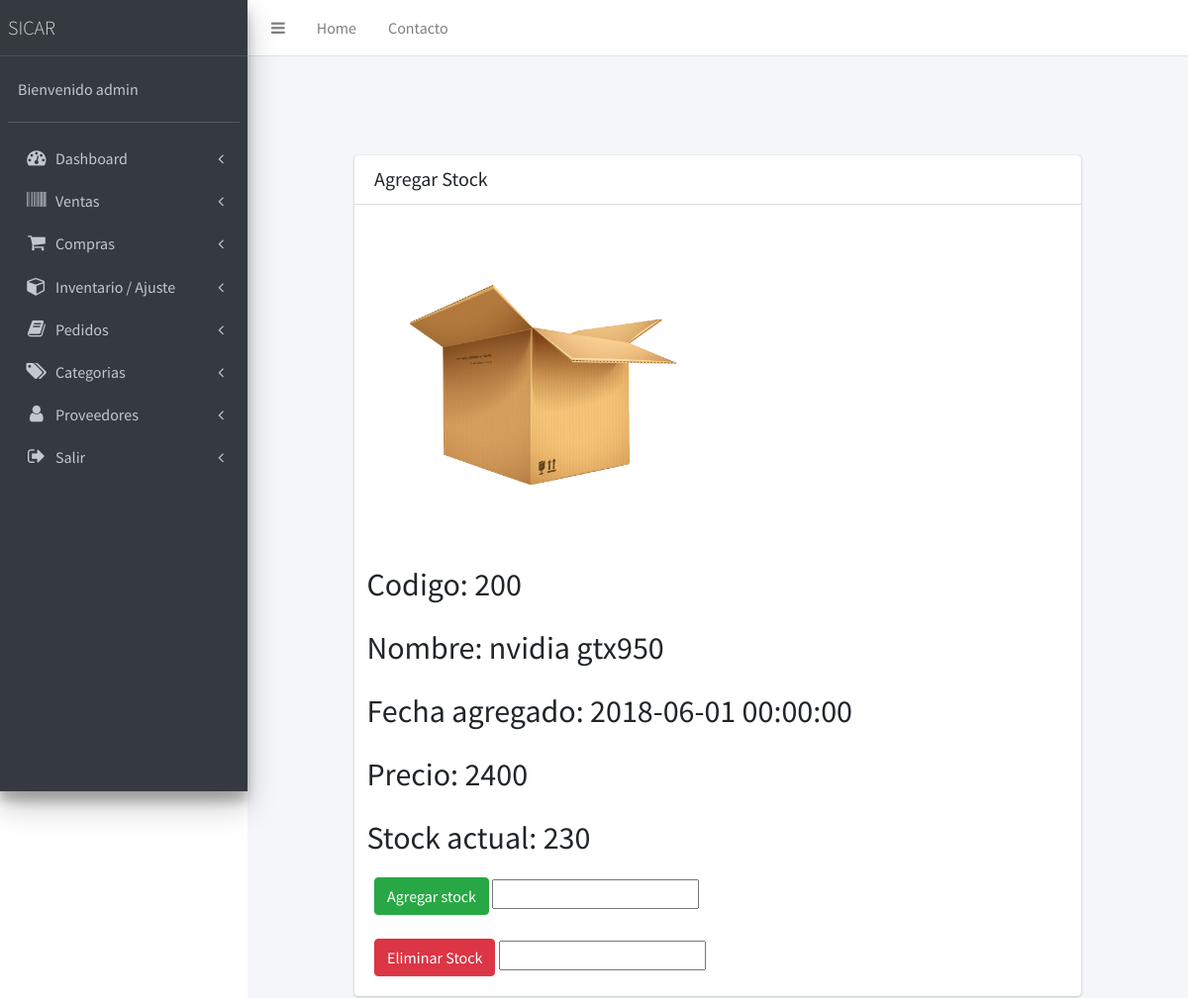
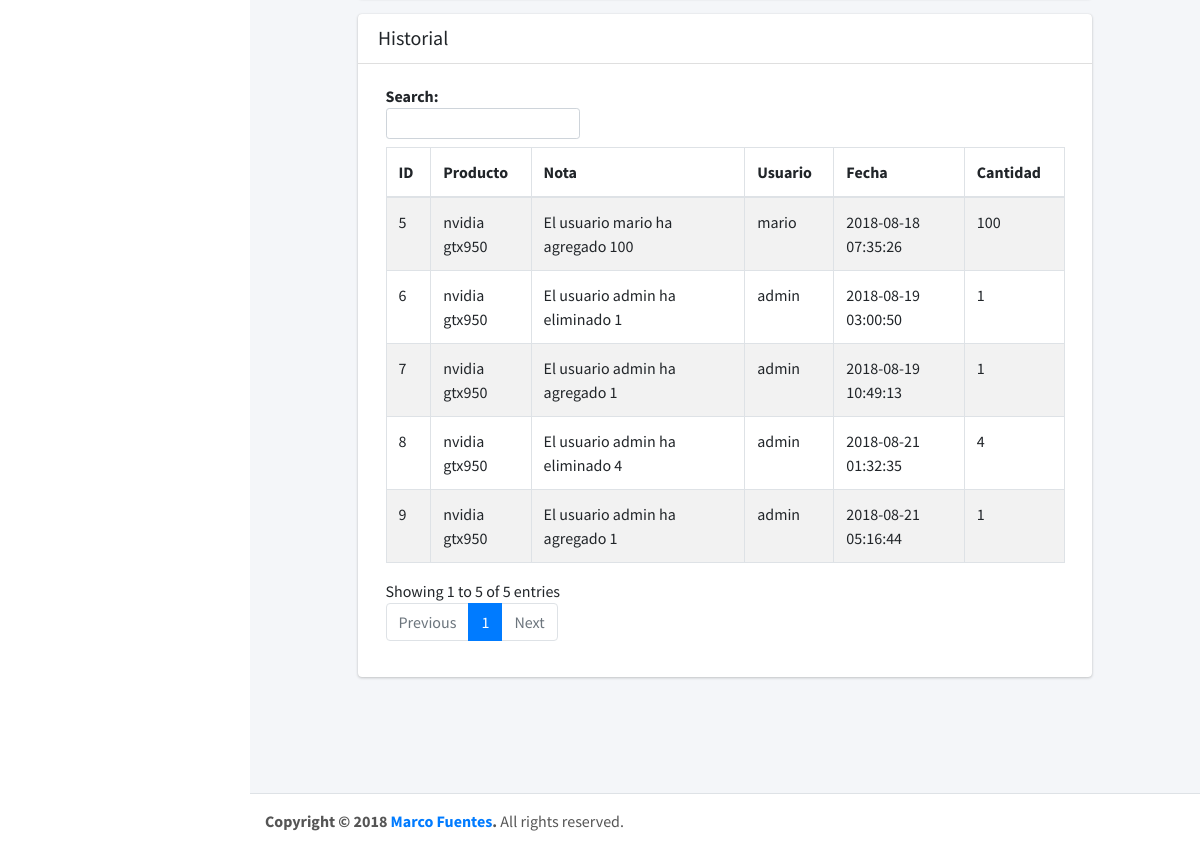
Page /index.php?action=stock-historial&idProducto=1 (signed in) on the committed database (2 pictures, top to bottom).
### tables this page shows
CREATE TABLE `productos` (
  `id` int(11) NOT NULL,
  `codigo_producto` int(11) NOT NULL,
  `nombre` varchar(100) NOT NULL,
  `descripcion` varchar(200) NOT NULL,
  `date_added` datetime NOT NULL,
  `precio_producto` int(11) NOT NULL,
  `precio_compra` int(11) NOT NULL,
  `utilidad` int(11) NOT NULL,
  `cantidad_stock` int(11) NOT NULL,
  `id_categoria` int(11) NOT NULL
);

CREATE TABLE `historial` (
  `id` int(11) NOT NULL,
  `id_producto` int(11) NOT NULL,
  `nota` varchar(150) NOT NULL,
  `usuario` varchar(40) NOT NULL,
  `fecha` datetime NOT NULL,
  `cantidad` int(11) NOT NULL
);

### index.php (called while the page is built, shortened)
<?php
require_once "models/crudProductos.php";
require_once "controllers/productsController.php";
$mvc = new ProductsController();
$mvc -> template();
?>

### models/conexion.php (called while the page is built)
<?php
class Conexion{
	public static function conectar(){
		$link = new PDO("mysql:host=localhost;dbname=sicar","root","SANCHEZ55");
        return $link;
	}
}

### models/crudProductos.php (called while the page is built, shortened)
<?php
	require_once("conexion.php");
	class DatosProd extends Conexion{
        public static function historyListModel($table, $idP){
            $statement = Conexion::conectar()->prepare("SELECT * FROM $table WHERE id_producto = :idP");
            $statement->bindParam(":idP", $idP, PDO::PARAM_INT);
            $statement->execute();
            return $statement->fetchAll();
        }
        public static function getProductModel($table, $idP){
            $statement = Conexion::conectar()->prepare("SELECT * FROM $table WHERE id = :id");
            $statement->bindParam(":id", $idP, PDO::PARAM_INT);
            $statement->execute();
            return $statement->fetch();
        }
	}
?>

### controllers/productsController.php (the view, shortened to what this page needs)
<?php
	class ProductsController{
		public function template(){
			include "views/template.php";
		}
		public function productsLinks(){
			if(isset($_GET["action"])){
				$link = $_GET["action"];
			}else{
				$link = "index";
			}
			$resp = Pages::linkPagesM($link);
			include $resp;
		}
        public static function historyListController($idP){
            $respuesta = DatosProd::historyListModel("historial", $idP);
            foreach($respuesta as $row => $item){
                $product = DatosProd::getProductModel("productos", $item["id_producto"]);
                echo'<tr>
                        <td>'.$item["id"].'</td>
                        <td>'.$product["nombre"].'</td>
                        <td>'.$item["nota"].'</td>
                        <td>'.$item["usuario"].'</td>
                        <td>'.$item["fecha"].'</td>
                        <td>'.$item["cantidad"].'</td>
                    </tr>';
            }
        }
	}
?>

### views/template.php (shortened to what this page needs)
<!DOCTYPE html>
<html lang="en">
<head>
    <link rel="stylesheet" href="views/plugins/font-awesome/css/font-awesome.min.css">
    <link rel="stylesheet" href="https://code.ionicframework.com/ionicons/2.0.1/css/ionicons.min.css">
    <link rel="stylesheet" href="views/dist/css/adminlte.min.css">
    <link rel="stylesheet" href="views/plugins/iCheck/flat/blue.css">
    <link rel="stylesheet" href="views/plugins/morris/morris.css">
    <link rel="stylesheet" href="views/plugins/jvectormap/jquery-jvectormap-1.2.2.css">
    <link rel="stylesheet" href="views/plugins/datepicker/datepicker3.css">
    <link rel="stylesheet" href="views/plugins/daterangepicker/daterangepicker-bs3.css">
    <link rel="stylesheet" href="views/plugins/bootstrap-wysihtml5/bootstrap3-wysihtml5.min.css">
    <link rel="stylesheet" href="views/dist/js/plugins/sweetalert/sweetalert.css">
</head>
<body class="hold-transition sidebar-mini">
<div class="wrapper">
        <?php
        if($_SESSION["validar"] == true){
            require_once "modules/menus.php";
        }
        $mvc = new ProductsController();
        $mvc -> productsLinks();
         ?>
<?php
        if($_SESSION["validar"] == true){
            require_once "modules/footer.php";
        }
?>
</body>
</html>

### views/modules/menus.php
<nav class="main-header navbar navbar-expand bg-white navbar-light border-bottom">
    <ul class="navbar-nav">
        <li class="nav-item">
            <a class="nav-link" data-widget="pushmenu" href="#"><i class="fa fa-bars"></i></a>
        </li>
        <li class="nav-item d-none d-sm-inline-block">
            <a href="index.php?action=dashboard" class="nav-link">Home</a>
        </li>
        <li class="nav-item d-none d-sm-inline-block">
            <a href="mailto:marqo.fe@gmail.com" class="nav-link">Contacto</a>
        </li>
    </ul>
</nav>
<aside class="main-sidebar sidebar-dark-primary elevation-4">
    <a href="index.php?action=dashboard" class="brand-link">
        <span class="brand-text font-weight-light center">SICAR</span>
    </a>
    <div class="sidebar">
        <div class="user-panel mt-3 pb-3 mb-3 d-flex">
            <div class="info">
                <a href="#" class="d-block">Bienvenido <?php echo $_SESSION["usuario"]; ?></a>
            </div>
        </div>
        <nav class="mt-2">
            <ul class="nav nav-pills nav-sidebar flex-column" data-widget="treeview" role="menu" data-accordion="false">
                <li class="nav-item">
                    <a href="index.php?action=dashboard" class="nav-link">
                        <i class="nav-icon fa fa-dashboard"></i>
                        <p>
                            Dashboard
                            <i class="right fa fa-angle-left"></i>
                        </p>
                    </a>
                </li>
                <li class="nav-item">
                    <a href="index.php?action=ventas" class="nav-link">
                        <i class="nav-icon fa fa-barcode"></i>
                        <p>
                            Ventas
                            <i class="right fa fa-angle-left"></i>
                        </p>
                    </a>
                </li>
                <li class="nav-item">
                    <a href="index.php?action=compras" class="nav-link">
                        <i class="nav-icon fa fa-shopping-cart"></i>
                        <p>
                            Compras
                            <i class="right fa fa-angle-left"></i>
                        </p>
                    </a>
                </li>
                <li class="nav-item">
                    <a href="index.php?action=inventario" class="nav-link">
                        <i class="nav-icon fa fa-cube"></i>
                        <p>
                            Inventario / Ajuste
                            <i class="right fa fa-angle-left"></i>
                        </p>
                    </a>
                </li>
                <li class="nav-item">
                    <a href="index.php?action=pedidos" class="nav-link">
                        <i class="nav-icon fa fa-book"></i>
                        <p>
                            Pedidos
                            <i class="right fa fa-angle-left"></i>
                        </p>
                    </a>
                </li>
                <li class="nav-item">
                    <a href="index.php?action=categorias" class="nav-link">
                        <i class="nav-icon fa fa-tags"></i>
                        <p>
                            Categorias
                            <i class="right fa fa-angle-left"></i>
                        </p>
                    </a>
                </li>
                <li class="nav-item">
                    <a href="index.php?action=usuarios" class="nav-link">
                        <i class="fa fa-user nav-icon"></i>
                        <p>
                            Proveedores
                            <i class="right fa fa-angle-left"></i>
                        </p>
                    </a>
                </li>
                <li class="nav-item">
                    <a href="index.php?action=salir" class="nav-link">
                        <i class="fa fa-sign-out nav-icon"></i>
                        <p>
                            Salir
                            <i class="right fa fa-angle-left"></i>
                        </p>
                    </a>
                </li>
            </ul>
        </nav>
    </div>
</aside>

### views/modules/stock-historial.php (shortened to what this page needs)
<?php
$idP = $_GET["idProducto"];
$producto = DatosProd::getProductModel("productos", $idP);
$vistaStock = new ProductsController();
?>
<div class="content-wrapper">
    <section class="content">
        <div class="container-fluid" style="padding: 100px 100px;">
            <div class="card">
                <div class="card-header">
                    <div class="row">
                        <div class="col-md-10">
                            <h3 class="card-title" style="display: inline-block;">Agregar Stock</h3>
                        </div>
                    </div>
                </div>
                <div class="card-body" >
                    <div class="row">
                        <img src="views/modules/box.png" width="300px" height="300px" style="display: inline-block; float: left; margin: 20px">
                        <div style="display: inline-block; float: left;">
                            <p style=" font-size: xx-large">Codigo: <?php echo $producto["codigo_producto"]?></p>
                            <p style=" font-size: xx-large">Nombre: <?php echo $producto["nombre"]?></p>
                            <p style="font-size: xx-large">Fecha agregado: <?php echo $producto["date_added"]?></p>
                            <p style="font-size: xx-large">Precio: <?php echo $producto["precio_producto"]?></p>
                            <p style="font-size: xx-large">Stock actual: <?php echo $producto["cantidad_stock"]?></p>
                        </div>
                    </div>
                    <div>
                        <form method='post' role='form'>
                            <button class="btn btn-success" >Agregar stock</button>
                            <input name="addStock" type="text" required>
                        </form>
                        <?php
                        $vistaStock -> addStockController();
                        ?>
                        <br>
                        <form method='post' role='form'>
                            <button class="btn btn-danger">Eliminar Stock</button>
                            <input name="delStock" type="text" required>
                        </form>
                        <?php
                        $vistaStock -> delStockController();
                        ?>
                    </div>
                </div>
            </div>
            <div class="card">
                <div class="card-header">
                    <div class="row">
                        <div class="col-md-11">
                            <h3 class="card-title" style="display: inline-block;">Historial</h3>
                        </div>
                    </div>
                </div>
                <div class="card-body">
                    <table id="example1" class="table table-bordered table-striped">
                        <thead>
                        <tr>
                            <th>ID</th>
                            <th>Producto</th>
                            <th>Nota</th>
                            <th>Usuario</th>
                            <th>Fecha</th>
                            <th>Cantidad</th>
                        </tr>
                        </thead>
                        <tbody>
                        <?php
                        $vistaStock -> historyListController($idP);
                        ?>
                        </tbody>
                    </table>
                </div>
            </div>
        </div>
</div>
</div>

### views/modules/footer.php
<footer class="main-footer">
    <strong>Copyright &copy; <?php echo date("Y"); ?> <a href="#">Marco Fuentes</a>.</strong>
    All rights reserved.
</footer>

### rows in the picture
productos: codigo_producto "200", nombre "nvidia gtx950", date_added "2018-06-01 00:00:00", precio_producto "2400", cantidad_stock "230"
historial: id "5", id_producto.nombre "nvidia gtx950", nota "El usuario mario ha agregado 100", usuario "mario", fecha "2018-08-18 07:35:26", cantidad "100"
historial: id "6", id_producto.nombre "nvidia gtx950", nota "El usuario admin ha eliminado 1", usuario "admin", fecha "2018-08-19 03:00:50", cantidad "1"
historial: id "7", id_producto.nombre "nvidia gtx950", nota "El usuario admin ha agregado 1", usuario "admin", fecha "2018-08-19 10:49:13", cantidad "1"
historial: id "8", id_producto.nombre "nvidia gtx950", nota "El usuario admin ha eliminado 4", usuario "admin", fecha "2018-08-21 01:32:35", cantidad "4"
historial: id "9", id_producto.nombre "nvidia gtx950", nota "El usuario admin ha agregado 1", usuario "admin", fecha "2018-08-21 05:16:44", cantidad "1"

### other values in the picture
$_SESSION["usuario"] "admin"
